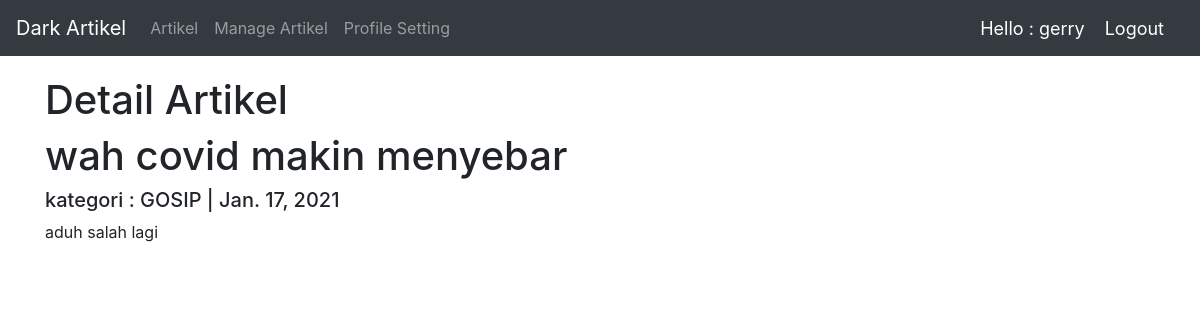
The app's page /penulis/detail-artikel/wah-covid-makin-menyebar/ (signed in) with its own data.
### artikel/models.py (models this page shows, shortened)
class Artikel(models.Model):
    judul = models.CharField(max_length=200,null=True)
    isi = models.TextField(null=True)
    KATEGORI_TYPE = (
        ('JURNAL','Jurnal'),
        ('GOSIP','Gosip'),
        ('TRAVELING','Traveling'),
    )
    kategori = models.CharField(null=True, blank=True, choices=KATEGORI_TYPE,max_length=200)
    penulis = models.ForeignKey(Penulis,null=True,on_delete=models.SET_NULL)
    slug = models.SlugField(blank=True, editable=False)
    published = models.DateTimeField(auto_now_add=True, null=True)
    updated = models.DateTimeField(auto_now=True, null=True)

### penulis/decorators.py (the view)
        def wrapper_func(request, *args, **kwargs):
            group = None
            if request.user.groups.exists():
                group = request.user.groups.all()[0].name
            if group in allowed_roles:
                return view_func(request, *args, **kwargs)
            else:
                return HttpResponse('<script>alert("You are not authorized in this page");</script>')

### penulis/views.py (called while the page is built)
@login_required(login_url='penulis:login')
@allowed_user(allowed_roles=['penulis'])
def detailArtikel(request,slug):
    artikel = request.user.penulis.artikel_set.get(slug=slug)
    context = {
        'page_title':'Detail Artikel',
        'artikel':artikel,
    }
    return render(request,'penulis/detail_artikel.html',context)

### penulis/templates/penulis/detail_artikel.html (shortened to what this page needs)
{% extends 'basepenulis.html' %}
{% block content %}
    <h1>{{page_title}}</h1>
    <div class="row">
        <div class="col-md-8">
            <h1>{{artikel.judul}}</h1>
            <h5>kategori : {{artikel.kategori}} | {{artikel.published|date}}</h5>
            <p>{{artikel.isi}}</p>
        </div>
    </div>
{% endblock content %}

### templates/navbarpenulis.html (shortened to what this page needs)
<nav class="navbar navbar-expand-lg navbar-dark bg-dark">
    <a class="navbar-brand" href="#">Dark Artikel</a>
    <div class="collapse navbar-collapse" id="navbarNav">
      <ul class="navbar-nav">
          <li class="nav-item">
            <a class="nav-link" href="{% url 'penulis:home' %}">Artikel</a>
          </li>
        <li class="nav-item">
          <a class="nav-link" href="{% url 'penulis:manage' %}">Manage Artikel</a>
        </li>
        <li class="nav-item">
          <a class="nav-link" href="{% url 'penulis:profile_setting' %}">Profile Setting</a>
        </li>
      </ul>
    </div>
    <span class="hello-msg">Hello : {{request.user}}</span>
    <span><a href="{% url 'penulis:logout' %}" class="hello-msg">Logout</a></span>
  </nav>

### templates/navbarpenulis.html (style rules this page uses)
.hello-msg { font-size: 18px; color: #fff; margin-right: 20px; }

### records on screen
Artikel: judul "wah covid makin menyebar", kategori "GOSIP", published "Jan. 17, 2021", isi "aduh salah lagi"

### other values on screen
{{ request.user }} "gerry"
{{ page_title }} "Detail Artikel"
